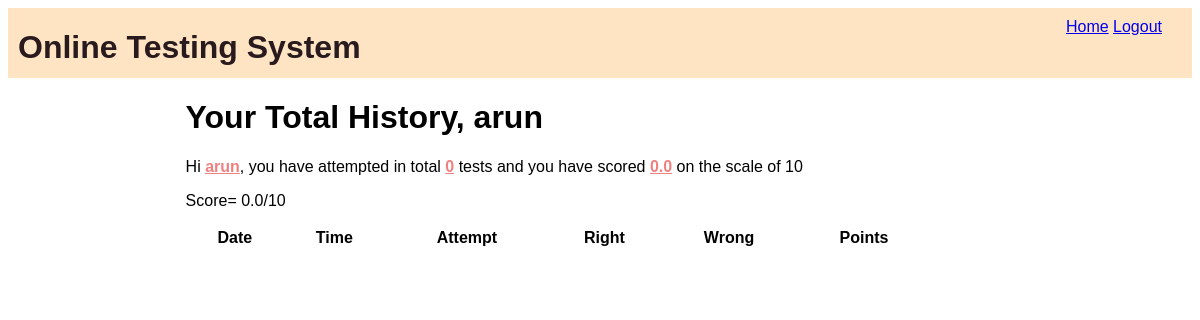
Screenshot of /test-history (signed in) with the database file from the repository.
### OTS/models.py (models this page shows)
class Candidate(models.Model):
    username=models.CharField(primary_key=True,max_length=20)
    password=models.CharField(null=False,max_length=20)
    name=models.CharField(null=False,max_length=30)
    test_attempted=models.IntegerField(default=0)
    points=models.FloatField(default=0)

### OTS/views.py (the view)
# urls.py: path('test-history',testresultHistory, name='testHistory'),
def testresultHistory(request):
     if 'name' not in request.session.keys():
        res=HttpResponseRedirect('login')
        return res
     candidate=Candidate.objects.filter(username=request.session['username'])
     results=Result.objects.filter(username_id=candidate[0].username)
     context={'candidate':candidate[0],'results':results}
     res=render(request,'candidate_history.html',context)
     return res

### OTS/templates/candidate_history.html (shortened to what this page needs)
{% extends 'main.html' %}
{% block top %}
<a href="{% url 'OTS:home' %}">Home</a>
<a href="{% url 'OTS:logout' %}">Logout</a>
{%endblock %}
{% block content%}
<h1> Your Total History, {{request.session.name}}</h1>
<p>Hi <span class="special">{{candidate.name}}</span>,
 you have attempted in total <span class="special">{{candidate.test_attempted}}</span>  tests and you have scored <span class="special">{{candidate.points}}</span> on the scale of 10 </p>
<p>Score= {{candidate.points}}/10</p>
<table>
    <tr>
        <th>Date</th>
        <th>Time</th>
        <th>Attempt</th>
        <th>Right</th>
        <th>Wrong</th>
        <th>Points</th>
    </tr>
</table>
{% endblock %}

### OTS/static/theme.css (style rules this page uses)
* { font-family: 'Gill Sans', 'Gill Sans MT', Calibri, 'Trebuchet MS', sans-serif; }
table { width: 90%; }
.special { color:lightcoral; font-weight:bold; text-decoration:underline; }

### rows the page displays
Candidate: session.name "arun", name "arun", test_attempted "0", points "0.0"
